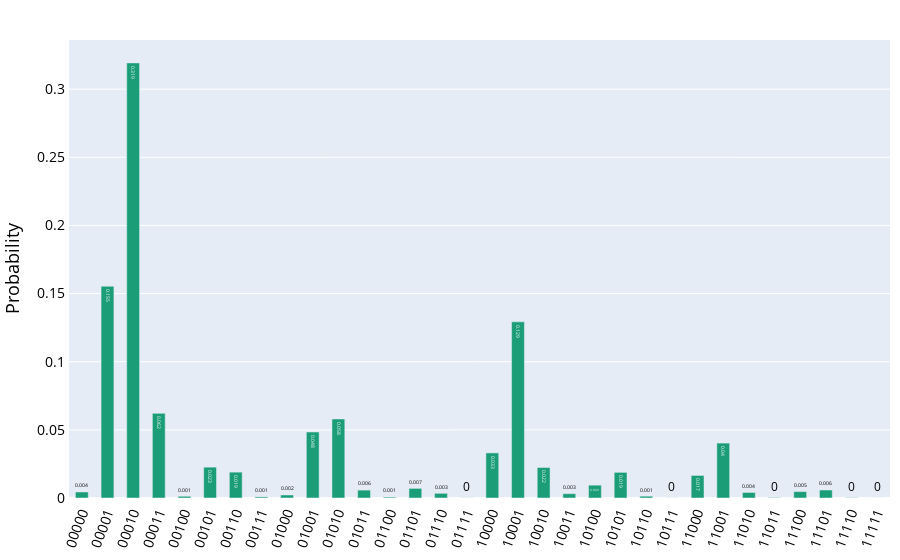

Notebook source saved alongside this figure:
### Code cell
job = execute(uncertainty_model, backend=Aer.get_backend('statevector_simulator'))
probability_distribution(job.result().get_counts())

### Figure 1 — Plotly figure (JSON) as saved in the notebook; plotly's stock layout.template omitted (floating-point values rounded to 4 significant figures)
{"data": [{"hoverinfo": "text", "hovertext": ["<b>00000</b><br>P = 0.004", "<b>00001</b><br>P = 0.155", "<b>00010</b><br>P = 0.319", "<b>00011</b><br>P = 0.062", "<b>00100</b><br>P = 0.001", "<b>00101</b><br>P = 0.023", "<b>00110</b><br>P = 0.019", "<b>00111</b><br>P = 0.001", "<b>01000</b><br>P = 0.002", "<b>01001</b><br>P = 0.048", "<b>01010</b><br>P = 0.058", "<b>01011</b><br>P = 0.006", "<b>01100</b><br>P = 0.001", "<b>01101</b><br>P = 0.007", "<b>01110</b><br>P = 0.003", "<b>01111</b><br>P = 0.0", "<b>10000</b><br>P = 0.033", "<b>10001</b><br>P = 0.129", "<b>10010</b><br>P = 0.022", "<b>10011</b><br>P = 0.003", "<b>10100</b><br>P = 0.009", "<b>10101</b><br>P = 0.019", "<b>10110</b><br>P = 0.001", "<b>10111</b><br>P = 0.0", "<b>11000</b><br>P = 0.017", "<b>11001</b><br>P = 0.04", "<b>11010</b><br>P = 0.004", "<b>11011</b><br>P = 0.0", "<b>11100</b><br>P = 0.005", "<b>11101</b><br>P = 0.006", "<b>11110</b><br>P = 0.0", "<b>11111</b><br>P = 0.0"], "marker": {"color": "#1b9e77"}, "name": "", "text": [0.004, 0.155, 0.319, 0.062, 0.001, 0.023, 0.019, 0.001, 0.002, 0.048, 0.058, 0.006, 0.001, 0.007, 0.003, 0, 0.033, 0.129, 0.022, 0.003, 0.009, 0.019, 0.001, 0, 0.017, 0.04, 0.004, 0, 0.005, 0.006, 0, 0], "textposition": "auto", "type": "bar", "width": 0.5, "x": [0, 1, 2, 3, 4, 5, 6, 7, 8, 9, 10, 11, 12, 13, 14, 15, 16, 17, 18, 19, 20, 21, 22, 23, 24, 25, 26, 27, 28, 29, 30, 31], "y": [0.004427, 0.1554, 0.3193, 0.06211, 0.001259, 0.02262, 0.01897, 0.0008098, 0.002213, 0.04842, 0.05799, 0.0058, 0.0006296, 0.007051, 0.003446, 7.562e-05, 0.03309, 0.1293, 0.02239, 0.003159, 0.009414, 0.01882, 0.00133, 4.118e-05, 0.01655, 0.04029, 0.004066, 0.000295, 0.004707, 0.005867, 0.0002416, 3.846e-06]}], "layout": {"font": {"color": "black"}, "margin": {"b": 10, "l": 50, "r": 10, "t": 40}, "paper_bgcolor": "white", "showlegend": false, "title": {"font": {"size": 20}, "x": 0.5}, "xaxis": {"linewidth": 1, "showline": true, "tickangle": -70, "tickfont": {"size": 14}, "ticktext": ["00000", "00001", "00010", "00011", "00100", "00101", "00110", "00111", "01000", "01001", "01010", "01011", "01100", "01101", "01110", "01111", "10000", "10001", "10010", "10011", "10100", "10101", "10110", "10111", "11000", "11001", "11010", "11011", "11100", "11101", "11110", "11111"], "tickvals": [0, 1, 2, 3, 4, 5, 6, 7, 8, 9, 10, 11, 12, 13, 14, 15, 16, 17, 18, 19, 20, 21, 22, 23, 24, 25, 26, 27, 28, 29, 30, 31]}, "yaxis": {"linewidth": 1, "showline": true, "tickfont": {"size": 14}, "title": {"font": {"size": 18}, "text": "Probability"}}}}
